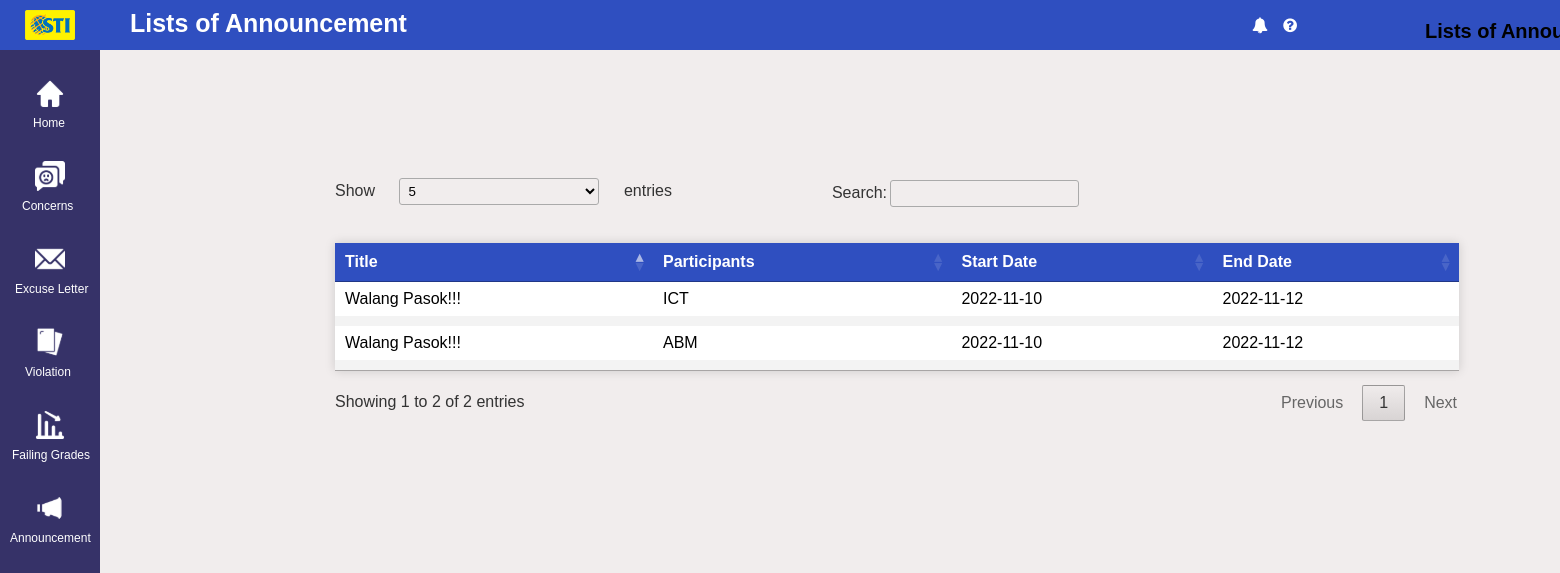
Screenshot of /Student/Lists_of_Announcement.php (signed in) with the database file from the repository.
### tables this page shows
CREATE TABLE `announcement` (
  `Announcement_ID` int(255) NOT NULL,
  `Title` varchar(500) NOT NULL,
  `Participants` varchar(500) NOT NULL,
  `Category` varchar(500) NOT NULL,
  `Author` varchar(500) NOT NULL,
  `Description` varchar(500) NOT NULL,
  `Start_Date` date NOT NULL,
  `End_Date` date NOT NULL,
  `Image` varchar(500) NOT NULL
);

### Student/Lists_of_Announcement.php (the view, shortened to what this page needs)
<?php
    require 'config.php';
?>
<!DOCTYPE html>
<html lang="en">
<head>
    <link rel="stylesheet" href="Lists_of_Announcement.css">
    <link href="css/jquery.dataTables.min.css" rel="stylesheet">
    <link rel="stylesheet" href="https://stackpath.bootstrapcdn.com/font-awesome/4.7.0/css/font-awesome.min.css">
</head>
<body>
    <div class="container">
        <div class="navigation">
            <ul>
                <li>
                    <a href="">
                    </a>
                </li>
                <li>
                    <a href="dash.php">
                    <span class="icon"><img src="images/sidebar_menu/Home.svg" alt=""></span>
                    <span class="title1" ><br>Home</span>
                    </a>
                </li>
                <li>
                    <a href="Lists_of_Concerns.php">
                    <span class="icon"><img src="images/sidebar_menu/Concerns.svg" alt=""></span>
                    <span class="title2" ><br>Concerns</span>
                    </a>
                </li>
                <li>
                    <a href="Lists_of_Excuse_Letter.php">
                    <span class="icon"><img src="images/sidebar_menu/Excuse_slip.svg" alt=""></span>
                    <span class="title" ><br>Excuse Letter</span>
                    </a>
                </li>
                <li>
                    <a href="Lists_of_Violation.php">
                    <span class="icon"><img src="images/sidebar_menu/Mask group (7).svg" alt=""></span>
                    <span class="title3" ><br>Violation</span>
                    </a>
                </li>
                <li>
                    <a href="Lists_of_Failing_Grades.php">
                    <span class="icon"><img src="images/sidebar_menu/Mask group (8).svg" alt=""></span>
                    <span class="title4" ><br>Failing Grades</span>
                    </a>
                </li>
                <li>
                    <a href="Lists_of_Announcement.php">
                    <span class="icon"><img src="images/sidebar_menu/Mask group (9).svg" alt=""></span>
                    <span class="title5" ><br>Announcement</span>
                    </a>
                </li>
            </ul>
        </div>
        <div class="main">
            <span id="logo"><img src="images/sti_logo.png" alt=""></span>
            <div class="topbar">
                <div class="toptitle">
                    <h2>Lists of Announcement</h2>
                </div>
                <div class="icons">
                    <i class="fa fa-bell"></i>
                    <i class="fa fa-question-circle"></i>
                </div>
                <div class="dropdown">
                <div class="main1">
                    <div class="title2">
                      <h1>Lists of Announcement</h1>
                    </div>
                </div>
                </div>
                <div class="card-header">
                    <table id="myDataTable" class="hover" style="margin-left: 80px;">
                        <thead>
                            <tr>
                                <th>Title</th>
                                <th>Participants</th>
                                <th>Start Date</th>
                                <th>End Date</th>
                            </tr>
                        </thead>
                        <tbody>
                        <?php
                            $query = "SELECT * FROM `announcement`";
                            $query_run = mysqli_query($link, $query);
                            if(mysqli_num_rows($query_run) > 0)
                            {
                                foreach($query_run as $announcement)
                                {
                                    ?>
                            <tr>
                                <td><?= $announcement['Title']; ?></td>
                                <td><?= $announcement['Participants']; ?></td>
                                <td><?= $announcement['Start_Date']; ?></td>
                                <td><?= $announcement['End_Date']; ?></td>
                            </tr>
                            <?php
                                }
                            }
                            else
                            {
                            }
                            ?>
                        </tbody>
                    </table>
                </div>
</body>
</html>

### Student/Lists_of_Announcement.css (style rules this page uses)
* { margin: 0; padding: 0; box-sizing: border-box; font-family: 'Poppins', sans-serif; }
body { overflow-x: hidden; background: rgb(241, 237, 237); }
.container { position: relative; width: 100%; scroll-padding-top: 20px; }
.navigation { position:fixed; width: 100px; height: 100%; background: rgb(54, 50, 104); transition: 05s; overflow: hidden; }
.navigation ul { position: absolute; top: 0; left: 0; width: 100%; }
.navigation ul li { position: relative; width: 100%; list-style: none; }
.navigation ul li:nth-child(1) { margin-bottom: 20px; }
.navigation ul li a { position: relative; margin: 10px; display: block; padding: 10px; width: 100%; display: flex; text-decoration: none; color: white; }
.navigation ul li a .icon { position: relative; display: block; margin-left: 15px; padding-bottom: 53px; min-width: 20px; height: 20px; line-height: 10px; text-align: center; }
.navigation ul li a .icon img { width: 30px; }
.navigation ul li a .title { position: absolute; display: block; font-size: 12px; margin-left: -5px; padding-top: 0px; height: 50px; text-align: center; line-height: 30px; white-space: nowrap; }
.navigation ul li a .title1 { position: absolute; display: block; font-size: 12px; margin-left: 0px; padding: 0 13px; height: 60px; text-align: center; line-height: 30px; white-space: nowrap; }
.navigation ul li a .title2 { position: absolute; display: block; font-size: 12px; margin-left: 0px; padding: 0 2px; height: 60px; text-align: center; line-height: 30px; white-space: nowrap; }
.navigation ul li a .title3 { position: absolute; display: block; font-size: 12px; margin-left: 0px; padding: 0 5px; height: 60px; text-align: center; line-height: 30px; white-space: nowrap; }
.navigation ul li a .title4 { position: absolute; display: block; font-size: 12px; margin-left: -18px; padding: 0 10px; height: 60px; text-align: center; line-height: 30px; white-space: nowrap; }
.navigation ul li a .title5 { position: absolute; display: block; font-size: 12px; margin-left: -20px; padding: 0 10px; height: 60px; text-align: center; line-height: 30px; white-space: nowrap; }
.main { position: relative; background: rgb(47, 79, 192); width: 100%; height: 50px; display: inline-flex; }
.topbar { display: flex; position: relative; }
.main .toptitle { position: relative; display: inline-block; color: white; align-items: center; margin-top: 2px; margin-left: 10px; margin-right: 200px; padding: 15px; width: 310px; }
.toptitle h2 { font-size: 25px; margin-top: -8px; }
#logo img { margin:10px 30px 10px 25px; width: 50px; }
.icons { display: flex; justify-content: space-between; text-align: center; margin-left: 620px; align-items: center; padding: px; color: white; }
.icons i { width: 30px; text-align: center; }
.main1 { position: relative; margin-left: 100px; }
.title2 h1 { position: relative; align-content: center; font-size: 20px; font-family: Poppins,sans-serif; padding: 20px; }
.card-header { position: absolute; top: 250px; left: 30px; text-align: center; }
.hover { border-collapse: collapse; margin: 25px 0 0px 50px; font-size: 0.8em; width: 100px; font-family: sans-serif; min-width: 10px; box-shadow: 0 0 10px rgba(0, 0, 0, 0.15); }
.hover thead tr { background-color: rgb(47, 79, 192); color: white; text-align: center; }
.hover th, .hover td { text-align: left; padding: 20px 20px 20px 50px; }
.hover tbody tr { border-bottom: 10px solid #dddddd; }
.hover tbody tr { background-color: #f3f3f3; }
.hover tbody tr:last-of-type { border-bottom: 2px solid #009879; }
.dropdown { position: relative; display: inline-block; }

### Student/Lists_of_Announcement.php (style rules this page uses)
.card-header { margin-left: 120px; text-align: center; margin-top: -60px; }
table.dataTable th, table.dataTable td { border-bottom: 10px solid #f3f3f3; font-size: 16px; }
table.dataTable td { background-color: white; height: 10px; }

### rows the page displays
announcement: Title "Walang Pasok!!!", Participants "ICT", Start_Date "2022-11-10", End_Date "2022-11-12"
announcement: Title "Walang Pasok!!!", Participants "ABM", Start_Date "2022-11-10", End_Date "2022-11-12"
